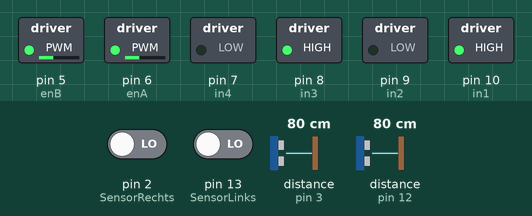
Recording of a sketch running on a simulated Arduino Uno, built with avr-gcc and run on an emulated ATmega328P. On the bench: switched loads named in the sketch (green lamp = pin HIGH). Wiring (inferred from the names in the program): 2 × ultrasonic range finder: trigger pin 4, echo pin 3 / trigger pin 11, echo pin 12. The inputs (shaded band) are chosen by the test bench; at power-on: distance to the obstacle (sensors on pin 3, pin 12) 80 cm, pin 2 (SensorRechts) LOW, pin 13 (SensorLinks) LOW. The echo pulse lasts 58.3 µs per cm; pins used as bus, display or sensor lines are not drawn; what the sketch prints to the serial monitor is not drawn.

Above: at 1.2 s.
1.3 s: distance to the obstacle (sensor on pin 3) set to 54 cm
4.3 s: distance to the obstacle (sensor on pin 3) set to 47 cm
At 4.9 s:
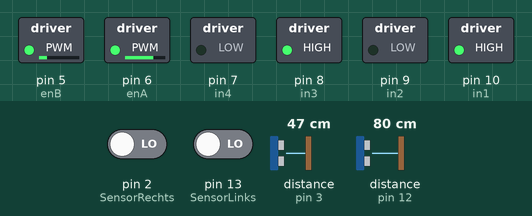
5.8 s: distance to the obstacle (sensor on pin 12) set to 22 cm
7.3 s: distance to the obstacle (sensor on pin 12) set to 17 cm
At 8.5 s:
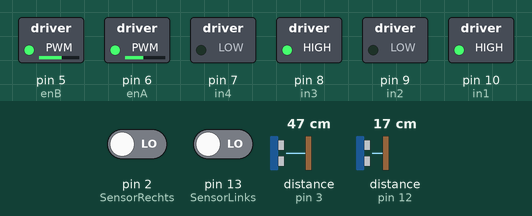
8.8 s: distance to the obstacle (sensor on pin 12) set to 2 cm
At 10.0 s:
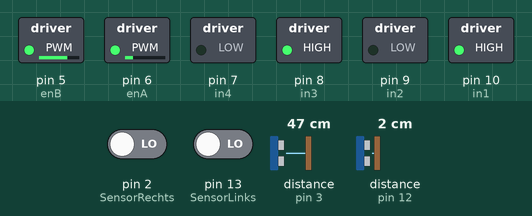
10.3 s: distance to the obstacle (sensor on pin 12) set to 35 cm
At 11.0 s:
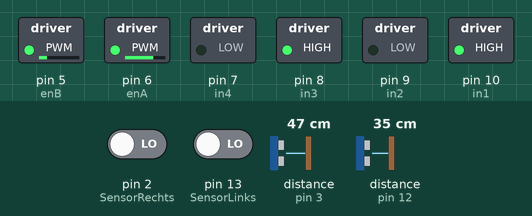
Timing chart, 0 to 12.8 s (numbered marks = the images above; inputs shaded):
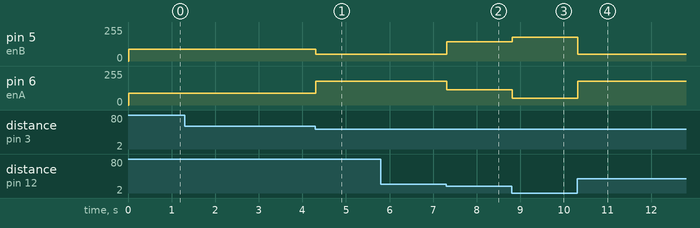

Measured:
- the behaviour switches between 51 and 50 cm on distance to the obstacle (sensor on pin 3) (found by bisection; images 0 and 1)
- the behaviour switches between 20 and 19 cm on distance to the obstacle (sensor on pin 12) (found by bisection; images 1 and 2)
- after the input at 4.3 s, pin 5 (enB): 90/255 → 50/255 at once; pin 6 (enA): 90/255 → 180/255 at once
- after the input at 7.3 s, pin 5 (enB): 50/255 → 144/255 at once; pin 6 (enA): 180/255 → 115/255 at once
- after the input at 8.8 s, pin 5 (enB): 144/255 → 180/255 at once; pin 6 (enA): 115/255 → 50/255 at once
- after the input at 10.3 s, pin 5 (enB): 180/255 → 50/255 at once; pin 6 (enA): 50/255 → 180/255 at once

The sketch:

SelfdrifingCar_mitLinetrackerFinal.ino
```cpp
// motor one = Links
int enA = 6;
int in1 = 10;
int in2 = 9;
// motor two = Rechts
int enB = 5;
int in3 = 8;
int in4 = 7;
// Ultraschallsensor:
int trigPin = 11;
int echoPin = 12;
// Ultraschallsensor2:
int trigPin2 = 4;
int echoPin2 = 3;
// Linetracker:
int SensorLinks = 13; // Deklaration des Sensor-Eingangspin
int SensorRechts = 2;

const int Solldistanz = 15;
const int Fahrgeschwindigkeit = 130;
const int AbtastUltraschall = 12; //ms
const int maxGeschwindigkeit = 170;
const int minGeschwindigkeit= 5;
const int FahrgeschwindigkeitLinetrack = 90;
float duration;
float distance;
bool Bande;
float bandenerkennung;
float distanzBande;

void setup()
{
  // set all the motor control pins to outputs
  pinMode(enA, OUTPUT);
  pinMode(enB, OUTPUT);
  pinMode(in1, OUTPUT);
  pinMode(in2, OUTPUT);
  pinMode(in3, OUTPUT);
  pinMode(in4, OUTPUT);
  pinMode(trigPin, OUTPUT);
  pinMode(echoPin, INPUT);
  pinMode(trigPin2, OUTPUT);
  pinMode(echoPin2, INPUT);
  pinMode (SensorLinks, INPUT) ; // Initialisierung Sensorpin
  pinMode (SensorRechts, INPUT) ;
  Serial.begin(115200);

  digitalWrite(in1, HIGH);
  digitalWrite(in2, LOW);
  digitalWrite(in3, HIGH);
  digitalWrite(in4, LOW);

}

//___________________________________________________________________________________

void entfernungsmessen()
{
  digitalWrite(trigPin, LOW);
  delayMicroseconds(2);
  digitalWrite(trigPin, HIGH);
  delayMicroseconds(AbtastUltraschall);
  digitalWrite(trigPin, LOW);
  duration = pulseIn(echoPin, HIGH);
  distance = duration * 0.034 / 2;
  Serial.print("Distance: ");
  Serial.println(distance);


  digitalWrite(trigPin2, LOW);
  delayMicroseconds(2);
  digitalWrite(trigPin2, HIGH);
  delayMicroseconds(AbtastUltraschall);
  digitalWrite(trigPin2, LOW);
  duration = pulseIn(echoPin2, HIGH);
  distanzBande = duration * 0.034 / 2;
  if (distanzBande < 50){
    Bande = HIGH;
    Serial.println("Bande HIGH");
  }
  else {
    Bande = LOW;
    Serial.println("Bande LOW");
    Serial.print(distanzBande);
  }
}
//___________________________________________________________________________________

void starkRechts(){
  digitalWrite(in1, HIGH);
  digitalWrite(in2, LOW);
  digitalWrite(in4, HIGH);
  digitalWrite(in3, LOW);
  Serial.println("Modus: stark Rechts");

  analogWrite(enA, maxGeschwindigkeit);
  analogWrite(enB, maxGeschwindigkeit);
}

void starkLinks(){
  digitalWrite(in2, HIGH);
  digitalWrite(in1, LOW);
  digitalWrite(in3, HIGH);
  digitalWrite(in4, LOW);
  Serial.println("Modus: stark Links");

  analogWrite(enA, maxGeschwindigkeit);
  analogWrite(enB, maxGeschwindigkeit);
}

void geradeaus(){
  digitalWrite(in1, HIGH);
  digitalWrite(in2, LOW);
  digitalWrite(in3, HIGH);
  digitalWrite(in4, LOW);
  Serial.print("Modus: Geradeaus");

  analogWrite(enA, FahrgeschwindigkeitLinetrack);
  analogWrite(enB, FahrgeschwindigkeitLinetrack);
}

void loop()
{
  entfernungsmessen();

  float antriebRechts = Fahrgeschwindigkeit + 10*(distance - Solldistanz);
  float antriebLinks = Fahrgeschwindigkeit - 10*(distance - Solldistanz);

  if(Bande == HIGH){
      digitalWrite(in1, HIGH);
      digitalWrite(in2, LOW);
      digitalWrite(in3, HIGH);
      digitalWrite(in4, LOW);
    if (distance <= (Solldistanz +4) and distance >= (Solldistanz - 4)){
      analogWrite(enA, antriebLinks);
      analogWrite(enB, antriebRechts);
      Serial.print("Die Geschwindigkeit Rechts ist: ");
      Serial.println(antriebRechts);
      Serial.print("Die Geschwindigkeit links ist: ");
      Serial.println(antriebLinks);
    }

    else if (distance > (Solldistanz + 4)){
      analogWrite(enB, Fahrgeschwindigkeit -80);
      analogWrite(enA, Fahrgeschwindigkeit +50);
      Serial.print("Die Geschwindigkeit Rechts ist: ");
      Serial.println(Fahrgeschwindigkeit -80);
      Serial.print("Die Geschwindigkeit Links ist: ");
      Serial.println(Fahrgeschwindigkeit +50);
    }
    else {
      analogWrite(enB, Fahrgeschwindigkeit +50);
      analogWrite(enA, Fahrgeschwindigkeit -80);
      Serial.print("Die Geschwindigkeit Rechts ist: ");
      Serial.println(Fahrgeschwindigkeit +50);
      Serial.print("Die Geschwindigkeit Links ist: ");
      Serial.println(Fahrgeschwindigkeit -80);
    }
  }
  else {
    if (digitalRead(SensorLinks) == HIGH) // Falls ein Signal erkannt werden konnte, wird die LED eingeschaltet.
      {
        starkLinks();
      }
      else if (digitalRead(SensorRechts) == HIGH)
      {
        starkRechts();
      }
      else
      {
        geradeaus();
      }
      //delay(1); // Pasuse zwischen der Messung von 500ms
    }
}
```
